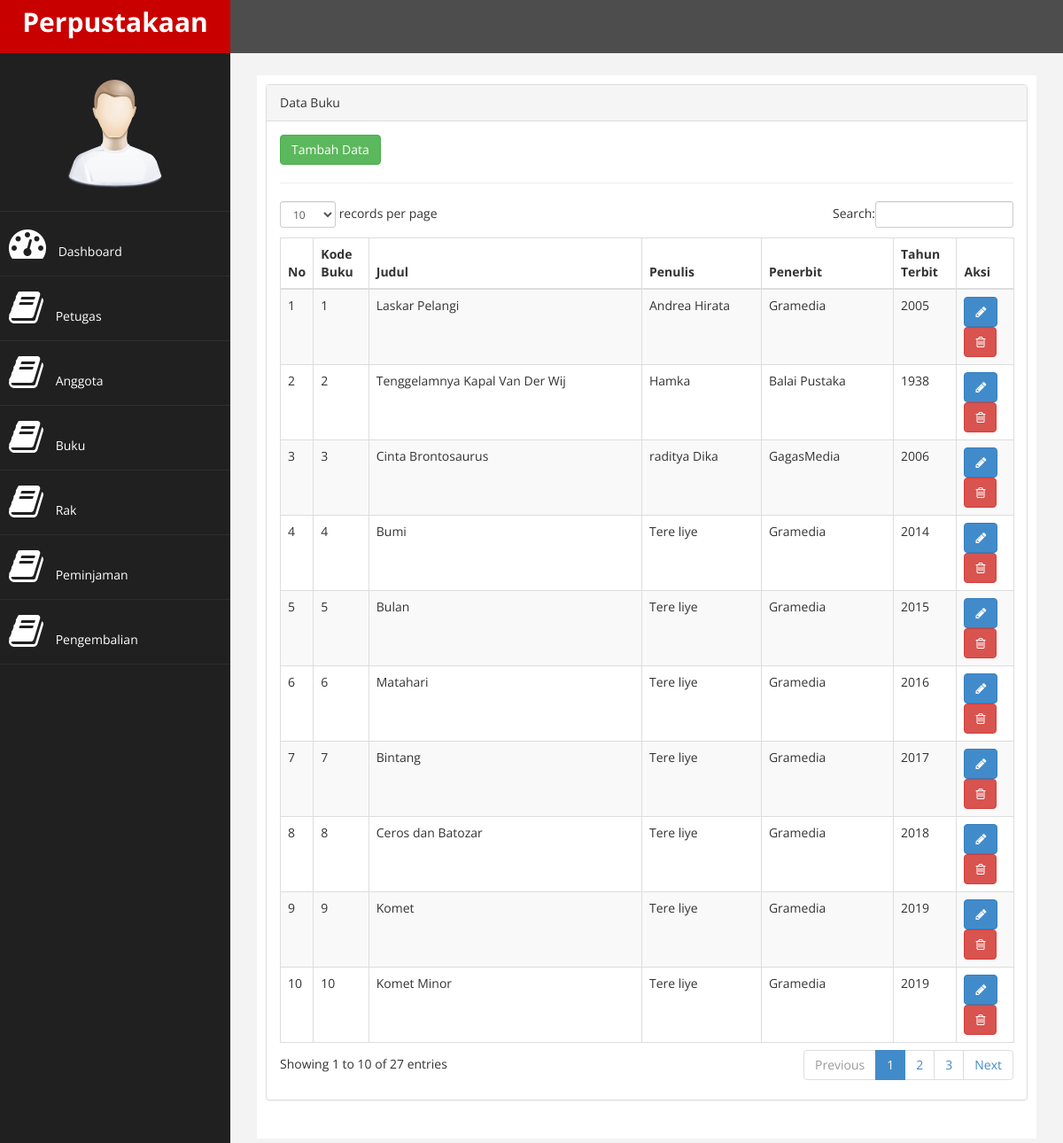
Screenshot of /?page=buku with the database file from the repository.
### tables this page shows
CREATE TABLE `buku` (
  `kode_buku` int(11) NOT NULL,
  `judul_buku` varchar(100) NOT NULL,
  `penulis` varchar(30) NOT NULL,
  `penerbit` varchar(30) NOT NULL,
  `tahun_terbit` char(4) NOT NULL
);

### page/buku/buku.php (the view, shortened to what this page needs)
<div class="row">
                <div class="col-md-12">
                    <div class="panel panel-default">
                        <div class="panel-heading">
                             Data Buku
                        </div>
                        <div class="panel-body">
                        <a href="?page=buku&aksi=tambah" class="btn btn-success">Tambah Data</a>
                            <div class="table-responsive">
                                <table class="table table-striped table-bordered table-hover" id="dataTables-example">
                                    <thead>
                                        <tr>
                                            <th>No</th>
                                            <th>Kode Buku</th>
                                            <th>Judul</th>
                                            <th>Penulis</th>
                                            <th>Penerbit</th>
                                            <th>Tahun Terbit</th>
                                            <th>Aksi</th>
                                        </tr>
                                    </thead>
                                    <tbody>
                                        <?php
                                            $no = 1;
                                            $sql = $koneksi->query("select  * from buku" );
                                            while ($data=$sql->fetch_assoc()) {
                                        ?>
                                        <tr>
                                            <td><?php echo $no++;?></td>
                                            <td><?php echo $data['kode_buku'];?></td>
                                            <td><?php echo $data['judul_buku'];?></td>
                                            <td><?php echo $data['penulis'];?></td>
                                            <td><?php echo $data['penerbit'];?></td>
                                            <td><?php echo $data['tahun_terbit'];?></td>
                                            <td>
                                                <a href="?page=buku&aksi=ubah&kode_buku=<?= $data['kode_buku']?>" class="btn btn-primary" title="Ubah"><span class="fa fa-pencil"></span></a>
                                                <a href="?page=buku&aksi=hapus&kode_buku=<?= $data['kode_buku']?>" class="btn btn-danger" title="Hapus"><span class="fa fa-trash-o"></span></a>
                                            </td>
                                        </tr>
                                        <?php } ?>

### assets/css/custom.css (style rules this page uses)
body { font-family: 'Open Sans', sans-serif; }

### rows the page displays
buku: kode_buku "1", judul_buku "Laskar Pelangi", penulis "Andrea Hirata", penerbit "Gramedia", tahun_terbit "2005"
buku: kode_buku "2", judul_buku "Tenggelamnya Kapal Van Der Wij", penulis "Hamka", penerbit "Balai Pustaka", tahun_terbit "1938"
buku: kode_buku "3", judul_buku "Cinta Brontosaurus", penulis "raditya Dika", penerbit "GagasMedia", tahun_terbit "2006"
buku: kode_buku "4", judul_buku "Bumi", penulis "Tere liye", penerbit "Gramedia", tahun_terbit "2014"
buku: kode_buku "5", judul_buku "Bulan", penulis "Tere liye", penerbit "Gramedia", tahun_terbit "2015"
buku: kode_buku "6", judul_buku "Matahari", penulis "Tere liye", penerbit "Gramedia", tahun_terbit "2016"
buku: kode_buku "7", judul_buku "Bintang", penulis "Tere liye", penerbit "Gramedia", tahun_terbit "2017"
buku: kode_buku "8", judul_buku "Ceros dan Batozar", penulis "Tere liye", penerbit "Gramedia", tahun_terbit "2018"
buku: kode_buku "9", judul_buku "Komet", penulis "Tere liye", penerbit "Gramedia", tahun_terbit "2019"
buku: kode_buku "10", judul_buku "Komet Minor", penulis "Tere liye", penerbit "Gramedia", tahun_terbit "2019"
